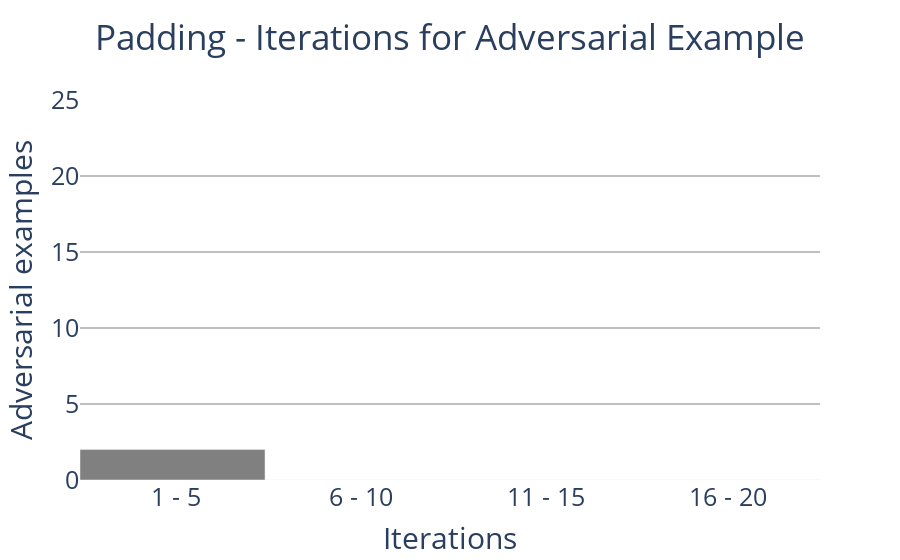

The notebook cell saved with this chart:
### Code cell
dt = padding[0:4]
b = go.Bar(x = dt["Iterations"], y = dt["Adversarial examples"])

fig = go.Figure(data=b,layout=dict(title=dict(text="Padding - Iterations for Adversarial Example", xanchor="center", x = 0.5)))
fig.update_layout(xaxis_title="Iterations",yaxis_title="Adversarial examples",bargap=0,colorway=["grey"],yaxis_tickformat=",d",yaxis_range=[0,25],font=dict(size=25),plot_bgcolor="white",yaxis_gridcolor="grey")

### Figure 1 — Plotly figure (JSON) as saved in the notebook; plotly's stock layout.template omitted (floating-point values rounded to 4 significant figures)
{"data": [{"type": "bar", "x": [" 1 - 5", " 6 - 10", " 11 - 15", "16 - 20"], "y": [2, 0, 0, 0]}], "layout": {"bargap": 0, "colorway": ["grey"], "font": {"size": 25}, "plot_bgcolor": "white", "title": {"text": "Padding - Iterations for Adversarial Example", "x": 0.5, "xanchor": "center"}, "xaxis": {"title": {"text": "Iterations"}}, "yaxis": {"gridcolor": "grey", "range": [0, 25], "tickformat": ",d", "title": {"text": "Adversarial examples"}}}}
